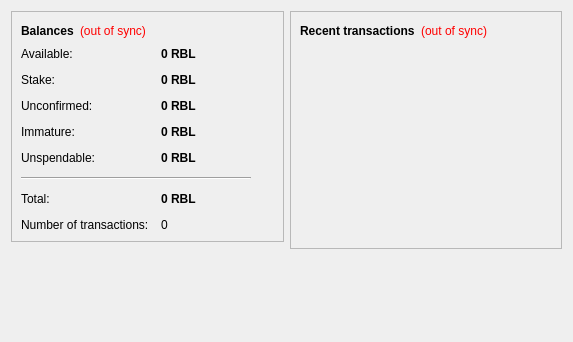
<?xml version="1.0" encoding="UTF-8"?>
<ui version="4.0">
 <class>OverviewPage</class>
 <widget class="QWidget" name="OverviewPage">
  <property name="geometry">
   <rect>
    <x>0</x>
    <y>0</y>
    <width>573</width>
    <height>342</height>
   </rect>
  </property>
  <property name="windowTitle">
   <string>Form</string>
  </property>
  <layout class="QHBoxLayout" name="horizontalLayout" stretch="1,1">
   <item>
    <layout class="QVBoxLayout" name="verticalLayout_2">
     <item>
      <widget class="QFrame" name="frame">
       <property name="frameShape">
        <enum>QFrame::StyledPanel</enum>
       </property>
       <property name="frameShadow">
        <enum>QFrame::Raised</enum>
       </property>
       <layout class="QVBoxLayout" name="verticalLayout_4">
        <item>
         <layout class="QHBoxLayout" name="horizontalLayout_4">
          <item>
           <widget class="QLabel" name="label_5">
            <property name="font">
             <font>
              <weight>75</weight>
              <bold>true</bold>
             </font>
            </property>
            <property name="text">
             <string>Balances</string>
            </property>
           </widget>
          </item>
          <item>
           <widget class="QLabel" name="labelWalletStatus">
            <property name="toolTip">
             <string>The displayed information may be out of date. Your wallet automatically synchronizes with the RoyalBritishLegion network after a connection is established, but this process has not completed yet.</string>
            </property>
            <property name="styleSheet">
             <string notr="true">QLabel { color: red; }</string>
            </property>
            <property name="text">
             <string notr="true">(out of sync)</string>
            </property>
            <property name="alignment">
             <set>Qt::AlignLeading|Qt::AlignLeft|Qt::AlignVCenter</set>
            </property>
           </widget>
          </item>
          <item>
           <spacer name="horizontalSpacer_2">
            <property name="orientation">
             <enum>Qt::Horizontal</enum>
            </property>
            <property name="sizeHint" stdset="0">
             <size>
              <width>40</width>
              <height>20</height>
             </size>
            </property>
           </spacer>
          </item>
         </layout>
        </item>
        <item>
         <layout class="QFormLayout" name="formLayout_2">
          <property name="fieldGrowthPolicy">
           <enum>QFormLayout::AllNonFixedFieldsGrow</enum>
          </property>
          <property name="horizontalSpacing">
           <number>12</number>
          </property>
          <property name="verticalSpacing">
           <number>12</number>
          </property>
          <item row="0" column="0">
           <widget class="QLabel" name="labelAvailableText">
            <property name="toolTip">
             <string>Your current available balance</string>
            </property>
            <property name="text">
             <string>Available:</string>
            </property>
           </widget>
          </item>
          <item row="0" column="1">
           <widget class="QLabel" name="labelAvailable">
            <property name="font">
             <font>
              <weight>75</weight>
              <bold>true</bold>
             </font>
            </property>
            <property name="cursor">
             <cursorShape>IBeamCursor</cursorShape>
            </property>
            <property name="toolTip">
             <string>Your current available balance</string>
            </property>
            <property name="text">
             <string notr="true">0 RBL</string>
            </property>
            <property name="alignment">
             <set>Qt::AlignLeading|Qt::AlignLeft|Qt::AlignVCenter</set>
            </property>
            <property name="textInteractionFlags">
             <set>Qt::LinksAccessibleByMouse|Qt::TextSelectableByKeyboard|Qt::TextSelectableByMouse</set>
            </property>
           </widget>
          </item>
          <item row="1" column="0">
           <widget class="QLabel" name="label_6">
            <property name="toolTip">
             <string>Total of coins that was staked, and do not yet count toward the current balance</string>
            </property>
            <property name="text">
             <string>Stake:</string>
            </property>
           </widget>
          </item>
          <item row="1" column="1">
           <widget class="QLabel" name="labelStake">
            <property name="font">
             <font>
              <weight>75</weight>
              <bold>true</bold>
             </font>
            </property>
            <property name="cursor">
             <cursorShape>IBeamCursor</cursorShape>
            </property>
            <property name="toolTip">
             <string>Total of coins that was staked, and do not yet count toward the current balance</string>
            </property>
            <property name="text">
             <string notr="true">0 RBL</string>
            </property>
            <property name="alignment">
             <set>Qt::AlignLeading|Qt::AlignLeft|Qt::AlignVCenter</set>
            </property>
            <property name="textInteractionFlags">
             <set>Qt::LinksAccessibleByMouse|Qt::TextSelectableByKeyboard|Qt::TextSelectableByMouse</set>
            </property>
           </widget>
          </item>
          <item row="2" column="0">
           <widget class="QLabel" name="label_3">
            <property name="toolTip">
             <string>Total of transactions that have yet to be confirmed, and do not yet count toward the current balance</string>
            </property>
            <property name="text">
             <string>Unconfirmed:</string>
            </property>
           </widget>
          </item>
          <item row="2" column="1">
           <widget class="QLabel" name="labelUnconfirmed">
            <property name="font">
             <font>
              <weight>75</weight>
              <bold>true</bold>
             </font>
            </property>
            <property name="cursor">
             <cursorShape>IBeamCursor</cursorShape>
            </property>
            <property name="toolTip">
             <string>Total of transactions that have yet to be confirmed, and do not yet count toward the current balance</string>
            </property>
            <property name="text">
             <string notr="true">0 RBL</string>
            </property>
            <property name="alignment">
             <set>Qt::AlignLeading|Qt::AlignLeft|Qt::AlignVCenter</set>
            </property>
            <property name="textInteractionFlags">
             <set>Qt::LinksAccessibleByMouse|Qt::TextSelectableByKeyboard|Qt::TextSelectableByMouse</set>
            </property>
           </widget>
          </item>
          <item row="3" column="0">
           <widget class="QLabel" name="labelImmatureText">
            <property name="toolTip">
             <string>Mined balance that has not yet matured</string>
            </property>
            <property name="text">
             <string>Immature:</string>
            </property>
           </widget>
          </item>
          <item row="3" column="1">
           <widget class="QLabel" name="labelImmature">
            <property name="font">
             <font>
              <weight>75</weight>
              <bold>true</bold>
             </font>
            </property>
            <property name="toolTip">
             <string>Mined balance that has not yet matured</string>
            </property>
            <property name="text">
             <string notr="true">0 RBL</string>
            </property>
            <property name="alignment">
             <set>Qt::AlignLeading|Qt::AlignLeft|Qt::AlignVCenter</set>
            </property>
            <property name="textInteractionFlags">
             <set>Qt::LinksAccessibleByMouse|Qt::TextSelectableByKeyboard|Qt::TextSelectableByMouse</set>
            </property>
           </widget>
          </item>
          <item row="4" column="0">
           <widget class="QLabel" name="labelBalanceWatchOnlyText">
            <property name="toolTip">
             <string>Your unspendable balance</string>
            </property>
            <property name="text">
             <string>Unspendable:</string>
            </property>
           </widget>
          </item>
          <item row="4" column="1">
           <widget class="QLabel" name="labelBalanceWatchOnly">
            <property name="font">
             <font>
              <weight>75</weight>
              <bold>true</bold>
             </font>
            </property>
            <property name="cursor">
             <cursorShape>IBeamCursor</cursorShape>
            </property>
            <property name="toolTip">
             <string>Your unspendable balance</string>
            </property>
            <property name="text">
             <string notr="true">0 RBL</string>
            </property>
            <property name="alignment">
             <set>Qt::AlignLeading|Qt::AlignLeft|Qt::AlignVCenter</set>
            </property>
            <property name="textInteractionFlags">
             <set>Qt::LinksAccessibleByMouse|Qt::TextSelectableByKeyboard|Qt::TextSelectableByMouse</set>
            </property>
           </widget>
          </item>
          <item row="5" column="0" colspan="2">
           <widget class="Line" name="line">
            <property name="maximumSize">
             <size>
              <width>230</width>
              <height>16777215</height>
             </size>
            </property>
            <property name="orientation">
             <enum>Qt::Horizontal</enum>
            </property>
           </widget>
          </item>
          <item row="6" column="0">
           <widget class="QLabel" name="labelTotalText">
            <property name="toolTip">
             <string>Your current total balance</string>
            </property>
            <property name="text">
             <string>Total:</string>
            </property>
           </widget>
          </item>
          <item row="6" column="1">
           <widget class="QLabel" name="labelTotal">
            <property name="font">
             <font>
              <weight>75</weight>
              <bold>true</bold>
             </font>
            </property>
            <property name="toolTip">
             <string>Your current total balance</string>
            </property>
            <property name="text">
             <string notr="true">0 RBL</string>
            </property>
            <property name="alignment">
             <set>Qt::AlignLeading|Qt::AlignLeft|Qt::AlignVCenter</set>
            </property>
            <property name="textInteractionFlags">
             <set>Qt::LinksAccessibleByMouse|Qt::TextSelectableByKeyboard|Qt::TextSelectableByMouse</set>
            </property>
           </widget>
          </item>
          <item row="7" column="0">
           <widget class="QLabel" name="label_2">
            <property name="toolTip">
             <string>Total number of transactions in wallet</string>
            </property>
            <property name="text">
             <string>Number of transactions:</string>
            </property>
           </widget>
          </item>
          <item row="7" column="1">
           <widget class="QLabel" name="labelNumTransactions">
            <property name="toolTip">
             <string>Total number of transactions in wallet</string>
            </property>
            <property name="text">
             <string notr="true">0</string>
            </property>
           </widget>
          </item>
         </layout>
        </item>
       </layout>
      </widget>
     </item>
     <item>
      <spacer name="verticalSpacer">
       <property name="orientation">
        <enum>Qt::Vertical</enum>
       </property>
       <property name="sizeHint" stdset="0">
        <size>
         <width>20</width>
         <height>40</height>
        </size>
       </property>
      </spacer>
     </item>
    </layout>
   </item>
   <item>
    <layout class="QVBoxLayout" name="verticalLayout_3">
     <item>
      <widget class="QFrame" name="frame_2">
       <property name="frameShape">
        <enum>QFrame::StyledPanel</enum>
       </property>
       <property name="frameShadow">
        <enum>QFrame::Raised</enum>
       </property>
       <layout class="QVBoxLayout" name="verticalLayout">
        <item>
         <layout class="QHBoxLayout" name="horizontalLayout_2">
          <item>
           <widget class="QLabel" name="label_4">
            <property name="text">
             <string>&lt;b&gt;Recent transactions&lt;/b&gt;</string>
            </property>
           </widget>
          </item>
          <item>
           <widget class="QLabel" name="labelTransactionsStatus">
            <property name="toolTip">
             <string>The displayed information may be out of date. Your wallet automatically synchronizes with the RoyalBritishLegion network after a connection is established, but this process has not completed yet.</string>
            </property>
            <property name="styleSheet">
             <string notr="true">QLabel { color: red; }</string>
            </property>
            <property name="text">
             <string notr="true">(out of sync)</string>
            </property>
            <property name="alignment">
             <set>Qt::AlignRight|Qt::AlignTrailing|Qt::AlignVCenter</set>
            </property>
           </widget>
          </item>
          <item>
           <spacer name="horizontalSpacer">
            <property name="orientation">
             <enum>Qt::Horizontal</enum>
            </property>
            <property name="sizeHint" stdset="0">
             <size>
              <width>40</width>
              <height>20</height>
             </size>
            </property>
           </spacer>
          </item>
         </layout>
        </item>
        <item>
         <widget class="QListView" name="listTransactions">
          <property name="styleSheet">
           <string notr="true">QListView { background: transparent; }</string>
          </property>
          <property name="frameShape">
           <enum>QFrame::NoFrame</enum>
          </property>
          <property name="verticalScrollBarPolicy">
           <enum>Qt::ScrollBarAlwaysOff</enum>
          </property>
          <property name="horizontalScrollBarPolicy">
           <enum>Qt::ScrollBarAlwaysOff</enum>
          </property>
          <property name="selectionMode">
           <enum>QAbstractItemView::NoSelection</enum>
          </property>
         </widget>
        </item>
       </layout>
      </widget>
     </item>
     <item>
      <spacer name="verticalSpacer_2">
       <property name="orientation">
        <enum>Qt::Vertical</enum>
       </property>
       <property name="sizeHint" stdset="0">
        <size>
         <width>20</width>
         <height>40</height>
        </size>
       </property>
      </spacer>
     </item>
    </layout>
   </item>
  </layout>
 </widget>
 <resources/>
 <connections/>
</ui>
